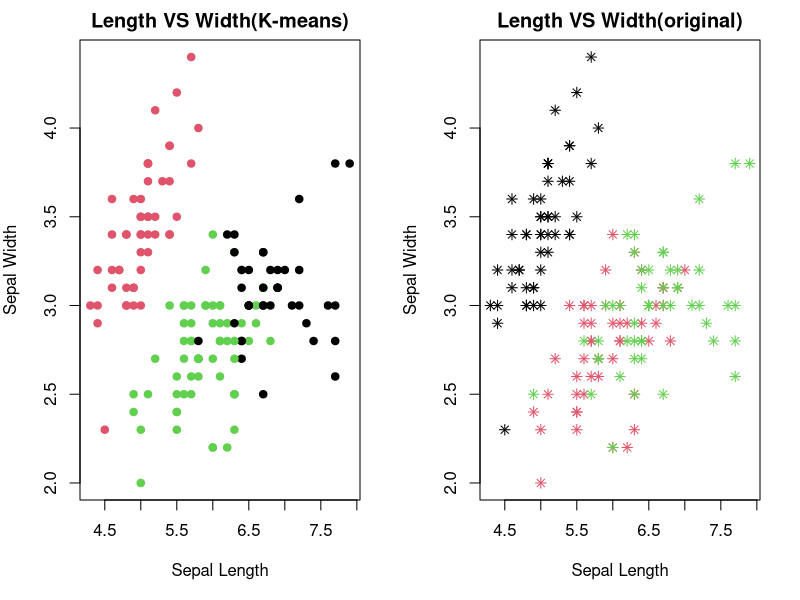
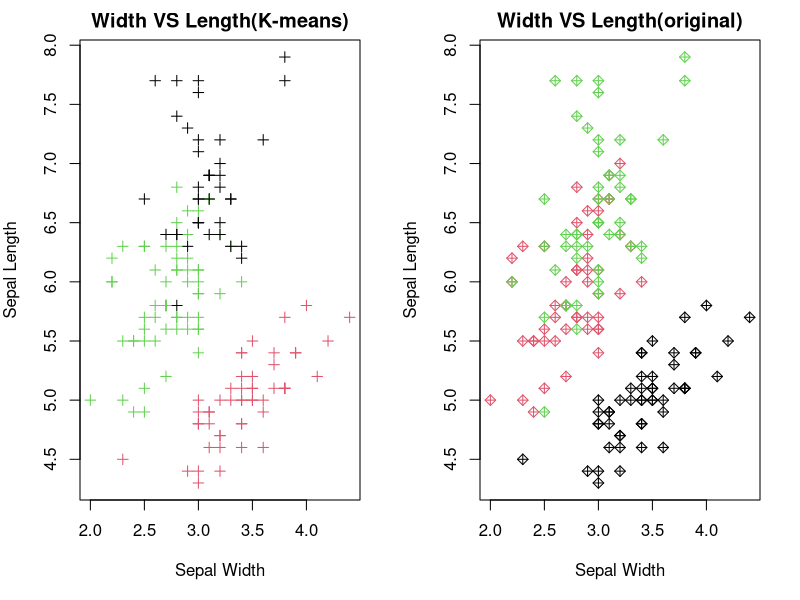

Recreate these plots in R, in order.
## ---- chunk 1
knitr::opts_chunk$set(warning = FALSE)
## ---- chunk 2
library(datasets)
library(ggplot2)
data(iris)
## ---- chunk 3
summary(iris)
## ---- chunk 4
head(iris)
## ---- chunk 5
dim(iris)
## ---- chunk 6
iris_new <- iris[, c(1,2,3,4)]
specie <- iris[, "Species"]
head(iris_new)
table(specie)
## ---- chunk 7
newfun <- function(x){
  return ((x-min(x))/(max(x)-min(x)))
}

iris_new$Sepal.Length<- newfun(iris_new$Sepal.Length)
iris_new$Sepal.Width<- newfun(iris_new$Sepal.Width)
iris_new$Petal.Length<- newfun(iris_new$Petal.Length)
iris_new$Petal.Width<- newfun(iris_new$Petal.Width)
head(iris_new)
## ---- chunk 8
result <- kmeans(iris_new, 3)
## ---- chunk 9
result
## ---- chunk 10
names(result)
## ---- chunk 11
table(specie, result$cluster)
## ---- chunk 12
result$centers
result$cluster
## ---- chunk 13
par(mfrow = c(1,2), mar = c(5, 4, 2, 2))
plot(iris$Sepal.Length, iris$Sepal.Width, col = result$cluster, xlab = "Sepal Length", ylab = "Sepal Width", main = "Length VS Width(K-means)", pch = 19)
plot(iris$Sepal.Length, iris$Sepal.Width, col = iris$Species,  xlab = "Sepal Length", ylab = "Sepal Width", main = "Length VS Width(original)", pch = 8)
## ---- chunk 14
par(mfrow = c(1,2), mar = c(5, 4, 2, 2))
plot(iris$Sepal.Width, iris$Sepal.Length, col = result$cluster, xlab = "Sepal Width", ylab = "Sepal Length", main = "Width VS Length(K-means)", pch = 3)
plot(iris$Sepal.Width, iris$Sepal.Length, col = iris$Species,  xlab = "Sepal Width", ylab = "Sepal Length", main = "Width VS Length(original)", pch = 9)
